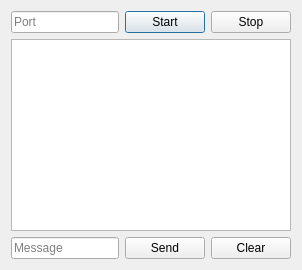
<?xml version="1.0" encoding="UTF-8"?>
<ui version="4.0">
 <class>TcpServerDialog</class>
 <widget class="QDialog" name="TcpServerDialog">
  <layout class="QVBoxLayout">
   <item>
    <layout class="QHBoxLayout">
     <item><widget class="QLineEdit" name="lineEditPort"><property name="placeholderText"><string>Port</string></property></widget></item>
     <item><widget class="QPushButton" name="startButton"><property name="text"><string>Start</string></property></widget></item>
     <item><widget class="QPushButton" name="stopButton"><property name="text"><string>Stop</string></property></widget></item>
    </layout>
   </item>
   <item><widget class="QTextEdit" name="textEditIncoming"/></item>
   <item>
    <layout class="QHBoxLayout">
     <item><widget class="QLineEdit" name="lineEditMessage"><property name="placeholderText"><string>Message</string></property></widget></item>
     <item><widget class="QPushButton" name="sendButton"><property name="text"><string>Send</string></property></widget></item>
     <item><widget class="QPushButton" name="clearButton"><property name="text"><string>Clear</string></property></widget></item>
    </layout>
   </item>
  </layout>
 </widget>
 <resources/>
 <connections/>
</ui>
